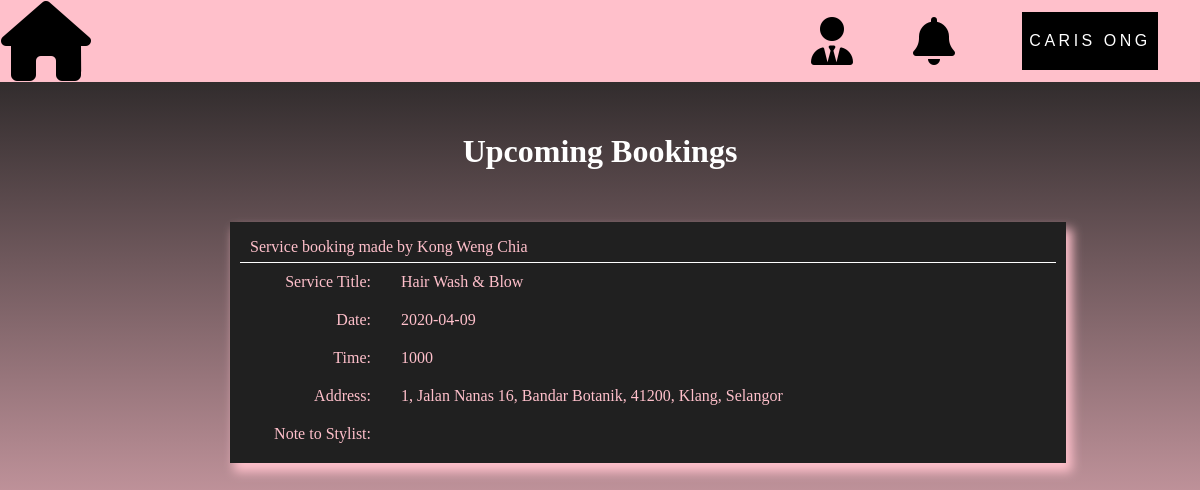
The app's page /stylist-site/Stylistupcomingbooking.php (signed in) with its own data.
### tables this page shows
CREATE TABLE IF NOT EXISTS `booking_datetime` (
  `bookingID` int(255) NOT NULL AUTO_INCREMENT,
  `memberID` int(255) NOT NULL,
  `servID` int(255) NOT NULL,
  `employee_serviceID` int(255) DEFAULT NULL,
  `bookingDate` date NOT NULL,
  `bookingTime` varchar(255) NOT NULL,
  `notesToEmployee` longtext DEFAULT NULL,
  `notesToMember` longtext DEFAULT NULL,
  `bookingStatus` varchar(255) NOT NULL DEFAULT 'pending' COMMENT 'pending, accepted, declined',
  PRIMARY KEY (`bookingID`),
  KEY `memberID` (`memberID`),
  KEY `servID` (`servID`),
  KEY `employee_serviceID` (`employee_serviceID`)
);

CREATE TABLE IF NOT EXISTS `member_list` (
  `memberID` int(255) NOT NULL AUTO_INCREMENT,
  `memberFN` varchar(255) NOT NULL,
  `memberLN` varchar(255) NOT NULL,
  `memberGender` varchar(255) NOT NULL,
  `memberUsername` varchar(255) NOT NULL,
  `memberEmail` varchar(255) NOT NULL,
  `memberPhone` varchar(255) NOT NULL,
  `memberPassword` varchar(255) NOT NULL,
  PRIMARY KEY (`memberID`)
);

CREATE TABLE IF NOT EXISTS `service_list` (
  `servID` int(255) NOT NULL AUTO_INCREMENT,
  `servTitle` varchar(255) NOT NULL,
  `servCategory` varchar(255) NOT NULL,
  `servDescription` longtext NOT NULL,
  `servPrice` int(255) NOT NULL,
  `servPicture` varchar(255) NOT NULL,
  PRIMARY KEY (`servID`)
);

CREATE TABLE IF NOT EXISTS `member_address` (
  `member_addressID` int(255) NOT NULL AUTO_INCREMENT,
  `memberID` int(255) NOT NULL,
  `memberAddress` longtext NOT NULL,
  `defaultAddress` varchar(255) DEFAULT NULL COMMENT 'null, default, removed',
  PRIMARY KEY (`member_addressID`),
  KEY `memberID` (`memberID`)
);

### stylist-site/Stylistupcomingbooking.php (the view, shortened to what this page needs)
<!DOCTYPE html>
<html lang="en">
<head>
    <link rel="stylesheet" href="upcomingbooking.css">
    <link rel="stylesheet" href="https://cdnjs.cloudflare.com/ajax/libs/font-awesome/4.7.0/css/font-awesome.min.css">
</head>
<body>
    <?php include('StylistNavbar.php'); ?>
    <center>
        <h1 style="color:white;">Upcoming Bookings</h1>
    </center>
    <?php
    $upcoming = "SELECT member_list.memberFN,member_list.memberLN,booking_datetime.bookingID,booking_datetime.bookingDate,booking_datetime.bookingTime,booking_datetime.notesToEmployee,booking_datetime.memberID,booking_datetime.servID,member_address.memberAddress,service_list.servTitle FROM booking_datetime JOIN member_address ON booking_datetime.memberID = member_address.memberID JOIN service_list ON booking_datetime.servID =service_list.servID JOIN member_list ON booking_datetime.memberID = member_list.memberID WHERE bookingStatus ='accepted' AND member_address.defaultAddress ='default' AND notesToMember is not NULL AND booking_datetime.employee_serviceID = (Select emp_servID from employee_service Where empID = $empID and servID = booking_datetime.servID)";
    $uresult = mysqli_query($conn, $upcoming);
    if (mysqli_num_rows($uresult) <= 0) {
    ?>
        </br>
        <center>
            <div class="ifnonotification" style="background-image: url('../stylist-image/NO-Notification.jpg');">
                <div style="padding-top:10vw;width:30vw;text-align:center;">
                    <p1 style="margin-top:10vw;">Unfortunately You Don't Have Any Notification Right Now, But Don't Give UP! Maybe You Could Upload More Photo of Customers That Will Show That You Are Skilful </p1>
                </div>
            </div>
            </br>
        </center>
        <?php } else {
        while ($rows = mysqli_fetch_array($uresult)) {
        ?>
            <center>
                <table class="bookings">
                    <tr>
                        <td style="border-bottom: 1px solid white;padding:6px 10px 6px 10px;" colspan="100">Service booking made by <?php echo ($rows['memberFN'] . ' ' . $rows['memberLN']); ?></td>
                    </tr>
                    <tr>
                        <td class="left">Service Title:</td>
                        <td class="right"><?php echo $rows['servTitle']; ?></td>
                    </tr>
                    <tr>
                        <td class="left">Date:</td>
                        <td class="right"><?php echo $rows['bookingDate']; ?></td>
                    </tr>
                    <tr>
                        <td class="left">Time:</td>
                        <td class="right"><?php echo $rows['bookingTime']; ?></td>
                    </tr>
                    <tr>
                        <td class="left">Address:</td>
                        <td class="right"><?php echo $rows['memberAddress']; ?></td>
                    </tr>
                    <tr>
                        <td class="left">Note to Stylist:</td>
                        <td class="right"> <?php echo $rows['notesToEmployee']; ?></td>
                    </tr>
                </table>
                <br>
                <br>
            <?php } ?>
        <?php } ?>
            </center>
</body>
</html>

### stylist-site/upcomingbooking.css (style rules this page uses)
body { background: linear-gradient(to bottom, rgb(30, 30, 30) 3%, pink 85%) fixed no-repeat; padding: 0; margin: 0; }
.bookings { height: 8vw; width: 836px; padding: 10px; box-shadow: 5px 8px 10px 1px pink; margin-left: 8vw; overflow: hidden; text-align: justify; background: #202020; color: pink; border-spacing: 0; }
.left { text-align: right; padding-top: 10px; padding-bottom: 10px; padding-right: 30px; width: 130px; }
.right { padding-right: 100px; padding-left: 0; padding-top: 10px; padding-bottom: 10px; }
h1 { padding: 30px; }

### records on screen
booking_datetime: memberID.memberFN "Kong Weng", memberID.memberLN "Chia", servID.servTitle "Hair Wash & Blow", bookingDate "2020-04-09", bookingTime "1000", member_address.memberAddress "1, Jalan Nanas 16, Bandar Botanik, 41200, Klang, Selangor"
